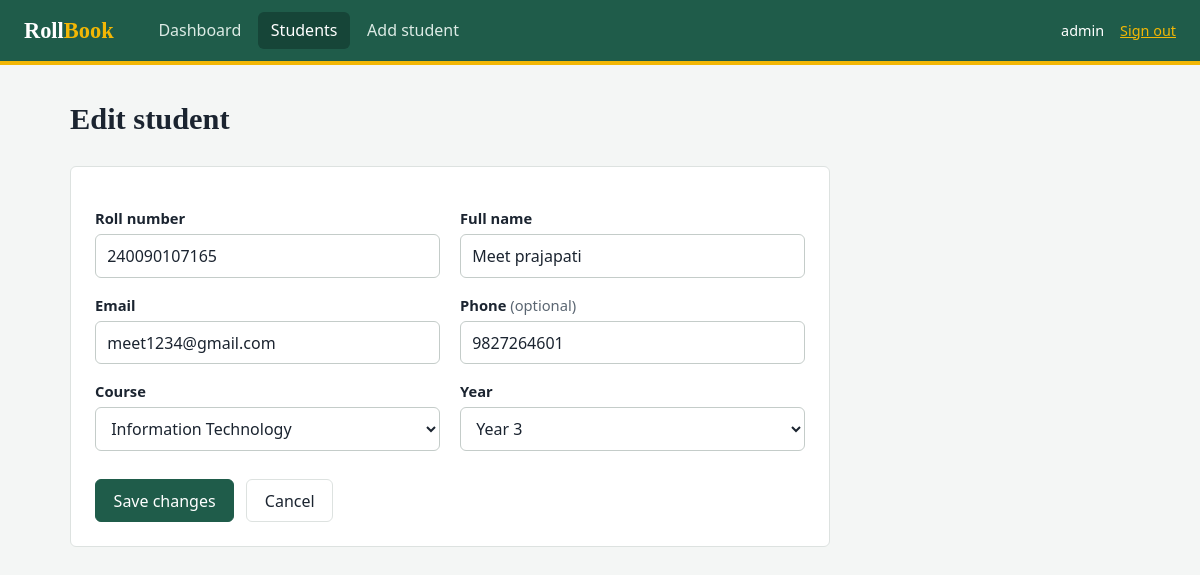
Page /students/2/edit (signed in) on the committed database.
### tables this page shows
CREATE TABLE students (
            id         INTEGER PRIMARY KEY AUTOINCREMENT,
            roll_no    TEXT NOT NULL UNIQUE,
            name       TEXT NOT NULL,
            email      TEXT NOT NULL,
            phone      TEXT,
            course     TEXT NOT NULL,
            year       INTEGER NOT NULL,
            created_at TEXT DEFAULT CURRENT_TIMESTAMP
        );

### app.py (the view, shortened to what this page needs)
@app.route("/students/<int:student_id>/edit", methods=["GET", "POST"])
@login_required
def edit_student(student_id):
    db = get_db()
    student = db.execute("SELECT * FROM students WHERE id = ?",
                         (student_id,)).fetchone()
    if student is None:
        flash("That student no longer exists.", "error")
        return redirect(url_for("students"))
    return render_template("student_form.html", student=student, courses=COURSES,
                           years=YEARS, editing=True, student_id=student_id)

### app.py (called while the page is built)
def get_db():
    if "db" not in g:
        g.db = sqlite3.connect(DATABASE)
        g.db.row_factory = sqlite3.Row
    return g.db

def login_required(view):
    @wraps(view)
    def wrapped(*args, **kwargs):
        if "user_id" not in session:
            flash("Please sign in to continue.", "error")
            return redirect(url_for("login"))
        return view(*args, **kwargs)
    return wrapped

### templates/student_form.html (shortened to what this page needs)
{% extends "base.html" %}
{% block content %}
<div class="head">
  <h1>{{ 'Edit student' if editing else 'Add student' }}</h1>
</div>
<form class="form" method="post">
  <div class="grid">
    <div>
      <label for="roll_no">Roll number</label>
      <input id="roll_no" name="roll_no" value="{{ student.roll_no }}" placeholder="e.g. CE2024001" required>
    </div>
    <div>
      <label for="name">Full name</label>
      <input id="name" name="name" value="{{ student.name }}" required>
    </div>
    <div>
      <label for="email">Email</label>
      <input id="email" name="email" type="email" value="{{ student.email }}" required>
    </div>
    <div>
      <label for="phone">Phone <span class="muted">(optional)</span></label>
      <input id="phone" name="phone" value="{{ student.phone or '' }}" placeholder="10 digit number">
    </div>
    <div>
      <label for="course">Course</label>
      <select id="course" name="course" required>
        {% for c in courses %}
          <option value="{{ c }}" {{ 'selected' if c == student.course }}>{{ c }}</option>
        {% endfor %}
      </select>
    </div>
    <div>
      <label for="year">Year</label>
      <select id="year" name="year" required>
        {% for y in years %}
          <option value="{{ y }}" {{ 'selected' if student.year|string == y|string }}>Year {{ y }}</option>
        {% endfor %}
      </select>
    </div>
  </div>
  <div class="form-actions">
    <button class="btn primary" type="submit">{{ 'Save changes' if editing else 'Add student' }}</button>
    <a class="btn ghost" href="{{ url_for('students') }}">Cancel</a>
  </div>
</form>
{% endblock %}

### static/style.css (style rules this page uses)
:root { --ink: #1b2430; --ink-soft: #5b6672; --paper: #f4f6f5; --card: #ffffff; --line: #dde2e0; --green: #1f5c4a; --green-dark: #164538; --chalk: #f2b705; --red: #b3372f; --radius: 6px; }
* { box-sizing: border-box; }
html, body { margin: 0; }
body { background: var(--paper); color: var(--ink); font: 16px/1.5 "Segoe UI", system-ui, -apple-system, Roboto, sans-serif; }
h1, h2, .brand { font-family: Georgia, "Times New Roman", serif; }
h1 { font-size: 1.9rem; margin: 0; }
a { color: var(--green); }
.muted { color: var(--ink-soft); font-weight: normal; }
.head { display: flex; justify-content: space-between; align-items: center; margin-bottom: 1.5rem; gap: 1rem; }
.btn { display: inline-block; font: inherit; cursor: pointer; text-decoration: none; padding: .55rem 1.1rem; border-radius: var(--radius); border: 1px solid var(--line); background: var(--card); color: var(--ink); }
.btn.primary { background: var(--green); border-color: var(--green); color: #fff; }
.btn.ghost { background: transparent; }
label { display: block; font-weight: 600; margin: 1rem 0 .3rem; font-size: .92rem; }
input, select { width: 100%; font: inherit; padding: .55rem .7rem; border: 1px solid #c4ccc9; border-radius: var(--radius); background: #fff; color: var(--ink); }
.form { background: var(--card); border: 1px solid var(--line); border-radius: var(--radius); padding: 1.5rem; max-width: 760px; }
.grid { display: grid; grid-template-columns: 1fr 1fr; gap: 0 1.25rem; }
.form-actions { display: flex; gap: .75rem; margin-top: 1.75rem; }

### rows in the picture
students: roll_no "240090107165", name "Meet prajapati", email "meet1234@gmail.com", phone "9827264601"

### other values in the picture
{{ session['username'] }} "admin"
{{ 'Edit student' if editing else 'Add student' }} "Edit student"
{{ 'Save changes' if editing else 'Add student' }} "Save changes"
form field course "Information Technology"
